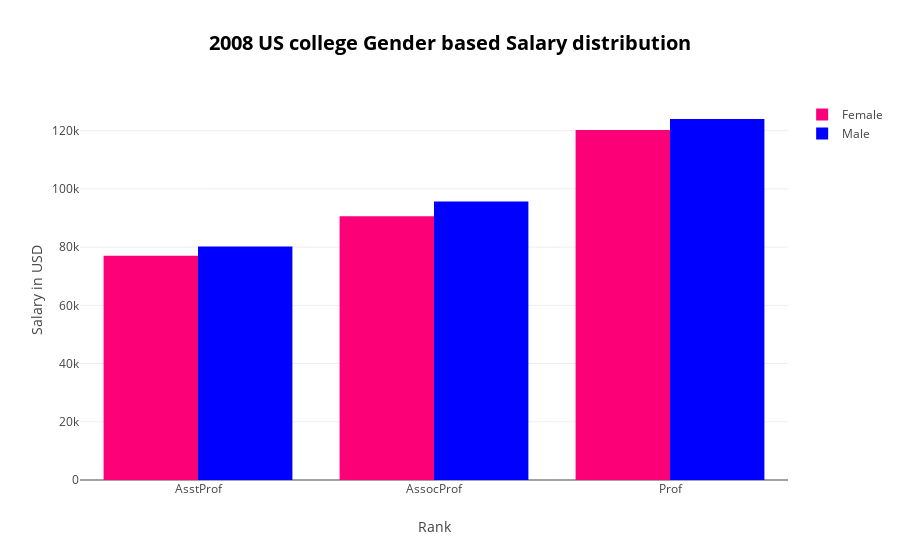

The notebook cell saved with this chart:
### Code cell
academic_salary_median = academic_salary.groupby(['rank', 'sex']).salary.median().unstack(level = 1)
df_2 = academic_salary_median.iloc[[1,0,2]]

trace1 = go.Bar(
    x = df_2.index,
    y = df_2 ['Female'], 
    name = 'Female',
    marker = dict(
        color= 'rgb(252, 0, 120)')
)

trace2 = go.Bar(
    x = df_2.index,
    y = df_2['Male'], 
    name = 'Male',
    marker = dict(
        color= 'rgb(0, 0, 255)')
)
    



data = [trace1, trace2]

layout = go.Layout(
    title = '<b>2008 US college Gender based Salary distribution</b>',
        titlefont = dict(
        size = 20, color ='black'),
    yaxis = dict(
        title = 'Salary in USD'),
    xaxis=dict(
        title="Rank"),
)
fig = dict(data=data, layout=layout)
py.offline.iplot(fig)

### Figure 1 — Plotly figure (JSON) as saved in the notebook; plotly's stock layout.template omitted (floating-point values rounded to 4 significant figures)
{"data": [{"marker": {"color": "rgb(252, 0, 120)"}, "name": "Female", "type": "bar", "x": ["AsstProf", "AssocProf", "Prof"], "y": [77000, 90560.0, 120300.0]}, {"marker": {"color": "rgb(0, 0, 255)"}, "name": "Male", "type": "bar", "x": ["AsstProf", "AssocProf", "Prof"], "y": [80182, 95630.0, 123996]}], "layout": {"title": "<b>2008 US college Gender based Salary distribution</b>", "titlefont": {"color": "black", "size": 20}, "xaxis": {"title": "Rank"}, "yaxis": {"title": "Salary in USD"}}}
